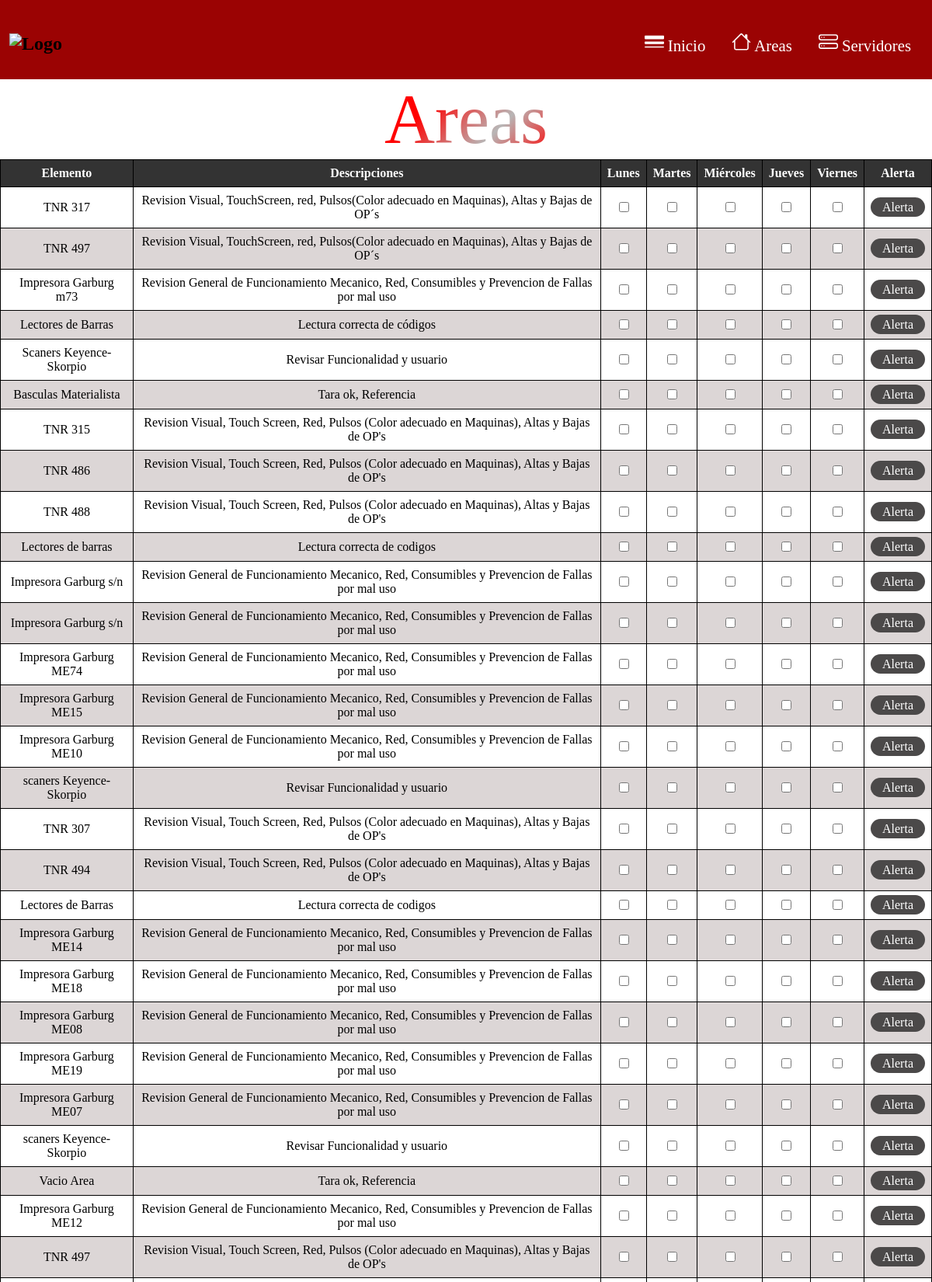
The app's page /areass.php (upper part) with its own data.
### tables this page shows
CREATE TABLE `areas` (
  `id` int(11) NOT NULL,
  `fecha` date DEFAULT NULL,
  `area` varchar(255) NOT NULL,
  `dia_checklist` date DEFAULT NULL,
  `elemento` varchar(255) NOT NULL,
  `descripcion` text,
  `lunes` date DEFAULT NULL,
  `martes` date DEFAULT NULL,
  `miercoles` date DEFAULT NULL,
  `jueves` date DEFAULT NULL,
  `viernes` date DEFAULT NULL,
  `reporte` text,
  `semana_actual` int(11) DEFAULT NULL,
  `Identificador` varchar(10) DEFAULT NULL
);

### areass.php (the view, shortened to what this page needs)
<?php
$servername = "localhost";
$username = "root";
$password = "0084321";
$dbname = "projectroute";
$conn = new mysqli($servername, $username, $password, $dbname);
$sql = "SELECT id, area, elemento, descripcion, lunes, martes, miercoles, jueves, viernes FROM areas";
$resultado = $conn->query($sql);
?>
<!DOCTYPE html>
<html lang="es">
<head>
  <link rel="stylesheet" href="style-recepcion.css">
</head>
<body>
<header>
    <nav>
      <h2><img src="imagenes/kayser_logo2-removebg-preview (1).png" alt="Logo" width="180" height="80"></h2>
      <ul>
        <li class="main-nav__item"><a class="main-nav__link" href="menu.php" data-link-alt="">  Inicio </a></li>
        <li class="main-nav__item"><a class="main-nav__link" href="areass.php" data-link-alt="">  Areas</a></li>
        <li class="main-nav__item"><a class="main-nav__link" href="servidores.php" data-link-alt="">  Servidores</a></li>
      </ul>
    </nav>
  </header>
  <center>
    <div class="col-md-12 text-center">
      <h3 class="animate-charcter">Areas</h3>
    </div>
  </center>
  <center>
  <form action="<?php echo htmlspecialchars($_SERVER["PHP_SELF"]); ?>" method="post">
  <table>
    <thead>
      <tr>
        <th>Elemento</th>
        <th>Descripciones</th>
        <th>Lunes</th>
        <th>Martes</th>
        <th>Miércoles</th>
        <th>Jueves</th>
        <th>Viernes</th>
        <th>Alerta</th>
      </tr>
    </thead>
    <tbody>
    <?php
        if ($resultado->num_rows > 0) {
            while ($fila = $resultado->fetch_assoc()) {
    ?>
<tr>
              <td><?php echo $fila['elemento']; ?></td>
              <td><?php echo $fila['descripcion']; ?></td>
              <td><input type="checkbox" name="lunes[]" class="areas" value="<?php echo $fila['id']; ?>" data-day="lunes" <?php if($fila['lunes'] != null) echo 'checked'; ?>></td>
              <td><input type="checkbox" name="martes[]" class="areas" value="<?php echo $fila['id']; ?>" data-day="martes" <?php if($fila['martes'] != null) echo 'checked'; ?>></td>
              <td><input type="checkbox" name="miercoles[]" class="areas" value="<?php echo $fila['id']; ?>" data-day="miercoles" <?php if($fila['miercoles'] != null) echo 'checked'; ?>></td>
              <td><input type="checkbox" name="jueves[]" class="areas" value="<?php echo $fila['id']; ?>" data-day="jueves" <?php if($fila['jueves'] != null) echo 'checked'; ?>></td>
              <td><input type="checkbox" name="viernes[]" class="areas" value="<?php echo $fila['id']; ?>" data-day="viernes" <?php if($fila['viernes'] != null) echo 'checked'; ?>></td>
            <td>
            <a class="button" onclick="enviarAlerta(<?php echo $fila['id']; ?>, '<?php echo utf8_encode($fila['elemento']); ?>', '<?php echo utf8_encode($fila['area']); ?>')">Alerta</a>
</td>
            </tr>
        <?php
            }
        } else {
            echo "0 resultados";
        }
        ?>
    </tbody>
  </table>
</form>
<br>
  <br>
</center>
</body>
<br>
<br>
<br>
<br>
<br>
<br>
<br>
<br>
<br>
  <br>
  <br>
  <br>
  <br>
  <br>
  <br>
  <br>
</html>

### style-recepcion.css (style rules this page uses)
body { background-color: white; }
nav { background-color: rgba(155, 3, 3, 1.0); display: flex; align-items: center; justify-content: space-between; padding-top: 10px; padding-left: 1%; padding-right: 1%; font-weight: bold; width: auto; }
ul li { display: inline-block; padding: 0px 20px; }
a { color: #ffffff; text-decoration: none; }
.main-nav__item { display: inline-block; padding: 15px; }
.main-nav__link { font-size: 1.3rem; font-weight: 300; text-decoration: none; position: relative; display: block; overflow: hidden; }
.main-nav__link::before { position: absolute; content: attr(data-link-alt); top: 100%; opacity: 0; transition: 1s; color: #fcfcfc; font-weight: bolder; }
table { border-collapse: collapse; width: auto; }
thead { background-color: #333; color: white; }
th { padding: 8px; text-align: center; }
th, td { border: 1px solid black; padding: 8px; text-align: center; }
tr:nth-child(even) { background-color: #dcd6d6; color: black; }
th { font-weight: bold; }
.button { border: 0; outline: none; cursor: pointer; padding: 4px 15px; font-size: 1rem; background: #4b4949; color: #ffffff; transition: all .5s ease; border-radius: 60px; }
.animate-charcter { text-align: center; font-weight: 300; background-image: linear-gradient(-225deg, #ff0505 0%, #ff0000 29%, #b8b6b6 67%, #ff0000 100%); background-size: auto auto; color: transparent; -webkit-background-clip: text; background-clip: text; animation: textclip 3s linear infinite; display: inline-block; font-size: 90px; margin: 0 auto; }
body, footer { margin: 0; padding: 0; }

### records on screen
areas: elemento "TNR 317", descripcion "Revision Visual, TouchScreen, red, Pulsos(Color adecuado en Maquinas), Altas y Bajas de OP´s"
areas: elemento "TNR 497", descripcion "Revision Visual, TouchScreen, red, Pulsos(Color adecuado en Maquinas), Altas y Bajas de OP´s"
areas: elemento "Impresora Garburg m73", descripcion "Revision General de Funcionamiento Mecanico, Red, Consumibles y Prevencion de Fallas por mal uso"
areas: elemento "Lectores de Barras", descripcion "Lectura correcta de códigos"
areas: elemento "Scaners Keyence-Skorpio", descripcion "Revisar Funcionalidad y usuario"
areas: elemento "Basculas Materialista", descripcion "Tara ok, Referencia"
areas: elemento "TNR 315", descripcion "Revision Visual, Touch Screen, Red, Pulsos (Color adecuado en Maquinas), Altas y Bajas de OP's"
areas: elemento "TNR 486", descripcion "Revision Visual, Touch Screen, Red, Pulsos (Color adecuado en Maquinas), Altas y Bajas de OP's"
areas: elemento "TNR 488", descripcion "Revision Visual, Touch Screen, Red, Pulsos (Color adecuado en Maquinas), Altas y Bajas de OP's"
areas: elemento "Lectores de barras", descripcion "Lectura correcta de codigos"
areas: elemento "Impresora Garburg s/n", descripcion "Revision General de Funcionamiento Mecanico, Red, Consumibles y Prevencion de Fallas por mal uso"
areas: elemento "Impresora Garburg s/n", descripcion "Revision General de Funcionamiento Mecanico, Red, Consumibles y Prevencion de Fallas por mal uso"
areas: elemento "Impresora Garburg ME74", descripcion "Revision General de Funcionamiento Mecanico, Red, Consumibles y Prevencion de Fallas por mal uso"
areas: elemento "Impresora Garburg ME15", descripcion "Revision General de Funcionamiento Mecanico, Red, Consumibles y Prevencion de Fallas por mal uso"
areas: elemento "Impresora Garburg ME10", descripcion "Revision General de Funcionamiento Mecanico, Red, Consumibles y Prevencion de Fallas por mal uso"
areas: elemento "scaners Keyence-Skorpio", descripcion "Revisar Funcionalidad y usuario"
areas: elemento "TNR 307", descripcion "Revision Visual, Touch Screen, Red, Pulsos (Color adecuado en Maquinas), Altas y Bajas de OP's"
areas: elemento "TNR 494", descripcion "Revision Visual, Touch Screen, Red, Pulsos (Color adecuado en Maquinas), Altas y Bajas de OP's"
areas: elemento "Lectores de Barras", descripcion "Lectura correcta de codigos"
areas: elemento "Impresora Garburg ME14", descripcion "Revision General de Funcionamiento Mecanico, Red, Consumibles y Prevencion de Fallas por mal uso"
areas: elemento "Impresora Garburg ME18", descripcion "Revision General de Funcionamiento Mecanico, Red, Consumibles y Prevencion de Fallas por mal uso"
areas: elemento "Impresora Garburg ME08", descripcion "Revision General de Funcionamiento Mecanico, Red, Consumibles y Prevencion de Fallas por mal uso"
areas: elemento "Impresora Garburg ME19", descripcion "Revision General de Funcionamiento Mecanico, Red, Consumibles y Prevencion de Fallas por mal uso"
areas: elemento "Impresora Garburg ME07", descripcion "Revision General de Funcionamiento Mecanico, Red, Consumibles y Prevencion de Fallas por mal uso"
areas: elemento "scaners Keyence-Skorpio", descripcion "Revisar Funcionalidad y usuario"
areas: elemento "Vacio Area", descripcion "Tara ok, Referencia"
areas: elemento "Impresora Garburg ME12", descripcion "Revision General de Funcionamiento Mecanico, Red, Consumibles y Prevencion de Fallas por mal uso"
areas: elemento "TNR 497", descripcion "Revision Visual, Touch Screen, Red, Pulsos (Color adecuado en Maquinas), Altas y Bajas de OP's"
